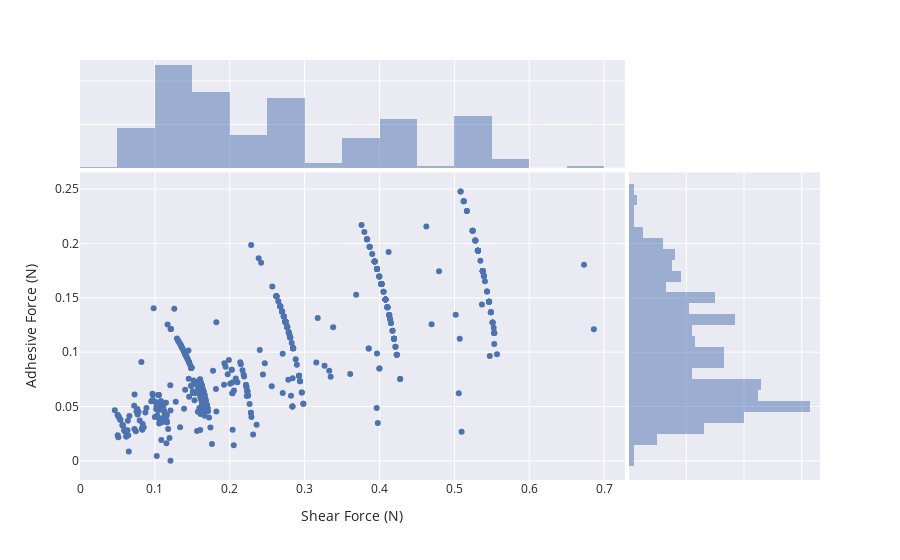

Notebook code cell kept with this figure:
### Code cell
px.scatter(data_frame = class_data.to_df(), 
           x="Shear Force (N)", 
           y = "Adhesive Force (N)",
           marginal_y = "histogram", 
           marginal_x = "histogram",
           template ="seaborn")

### Figure 1 — Plotly figure (JSON) as saved in the notebook; plotly's stock layout.template omitted (floating-point values rounded to 4 significant figures; data arrays with more than 128 entries replaced by an {"elided": "..."} marker saying what was removed)
{"data": [{"hovertemplate": "Shear Force (N)=%{x}<br>Adhesive Force (N)=%{y}<extra></extra>", "legendgroup": "", "marker": {"color": "rgb(76,114,176)", "symbol": "circle"}, "mode": "markers", "name": "", "orientation": "v", "showlegend": false, "type": "scatter", "x": {"elided": "543 float values"}, "xaxis": "x", "y": {"elided": "543 float values"}, "yaxis": "y"}, {"alignmentgroup": "True", "bingroup": "x", "hovertemplate": "Shear Force (N)=%{x}<br>count=%{y}<extra></extra>", "legendgroup": "", "marker": {"color": "rgb(76,114,176)"}, "name": "", "offsetgroup": "", "opacity": 0.5, "showlegend": false, "type": "histogram", "x": {"elided": "543 float values"}, "xaxis": "x3", "yaxis": "y3"}, {"alignmentgroup": "True", "bingroup": "y", "hovertemplate": "Adhesive Force (N)=%{y}<br>count=%{x}<extra></extra>", "legendgroup": "", "marker": {"color": "rgb(76,114,176)"}, "name": "", "offsetgroup": "", "opacity": 0.5, "showlegend": false, "type": "histogram", "xaxis": "x2", "y": {"elided": "543 float values"}, "yaxis": "y2"}], "layout": {"barmode": "overlay", "legend": {"tracegroupgap": 0}, "margin": {"t": 60}, "xaxis": {"anchor": "y", "domain": [0, 0.7363], "title": {"text": "Shear Force (N)"}}, "xaxis2": {"anchor": "y2", "domain": [0.7413, 1], "matches": "x2", "showline": false, "showticklabels": false, "ticks": ""}, "xaxis3": {"anchor": "y3", "domain": [0, 0.7363], "matches": "x", "showticklabels": false}, "xaxis4": {"anchor": "y4", "domain": [0.7413, 1], "matches": "x2", "showline": false, "showticklabels": false, "ticks": ""}, "yaxis": {"anchor": "x", "domain": [0, 0.7326], "title": {"text": "Adhesive Force (N)"}}, "yaxis2": {"anchor": "x2", "domain": [0, 0.7326], "matches": "y", "showticklabels": false}, "yaxis3": {"anchor": "x3", "domain": [0.7426, 1], "matches": "y3", "showline": false, "showticklabels": false, "ticks": ""}, "yaxis4": {"anchor": "x4", "domain": [0.7426, 1], "matches": "y3", "showline": false, "showticklabels": false, "ticks": ""}}}
